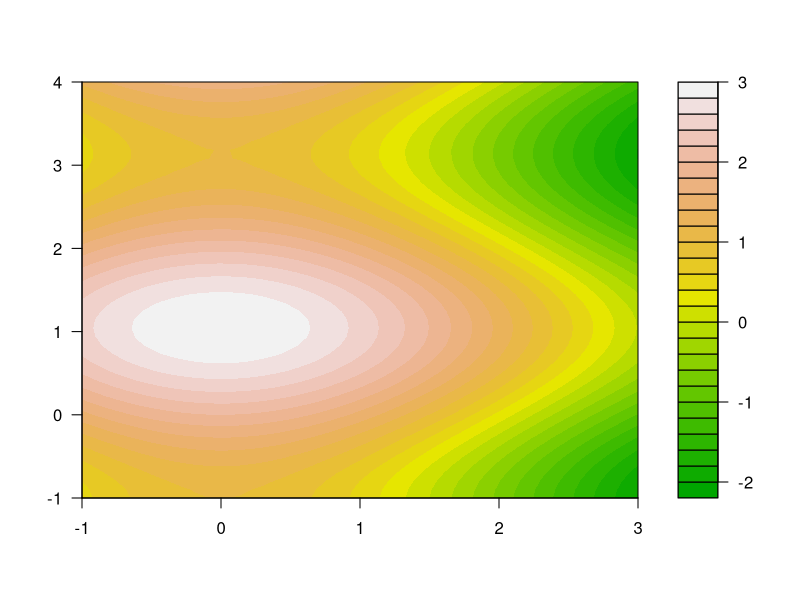
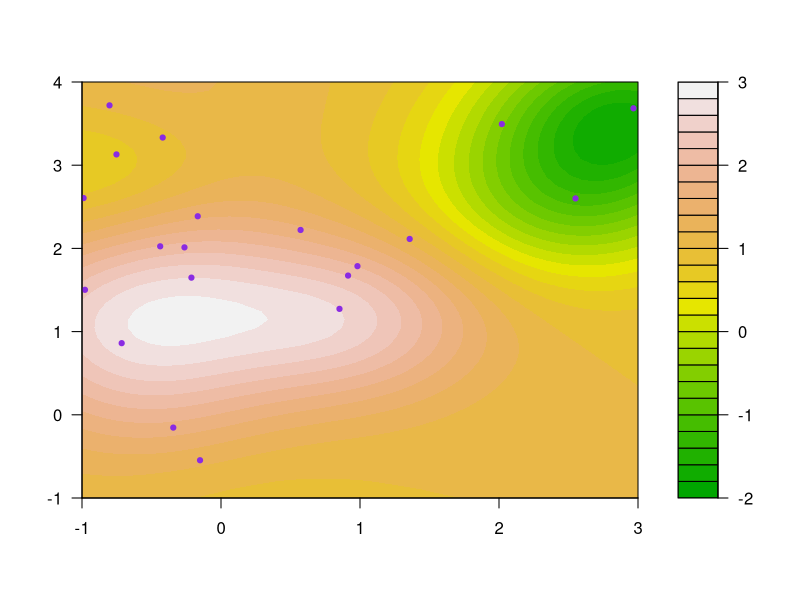
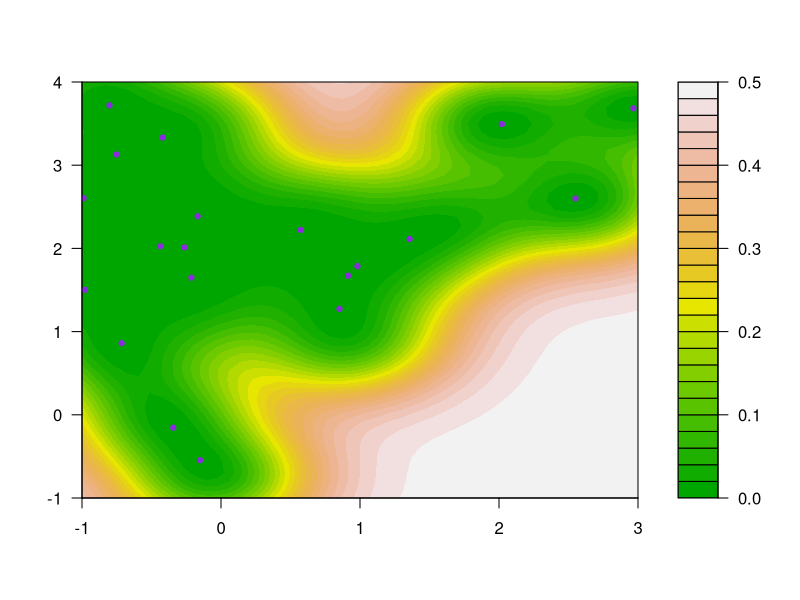

These charts were generated, in order, by the following R code:
#2D emulator model, here the point used in the Figures can not be used, since they were randomly simulated
#Instead this code is a 20 point emulator, selecting the points from a uniform distribution on x and y
#However to locate the points via a maximin criteria is not very challenging, and the respective code 
#can be found in the report

x <- seq(-1,3, length = 50)
y <- seq(-1,4, length = 50)
dens <- matrix(0,50,50)

for (i in 1:50){
  for (j in 1:50){
    dens[i,j] <- 2*cos(-0.7*x[i]) + sin(1.5*y[j]) 
  }
}

xpoints <- c(runif(20,-1,3))
ypoints <- c(runif(20,-1,4))

z <- c(rep(0,20))
for(i in 1:20){
  z[i] = 2*cos(-0.7*xpoints[i]) + sin(1.5*ypoints[i])
}

#True function contour
require(grDevices) # for colours, only required once
filled.contour(x,y, z = dens, color = terrain.colors, asp = NA, xlim = c(-1,3), ylim = c(-1,4), plot.axes={ axis(1, seq(-1,3, by = 1)) ;
  axis(2, seq(-1,4, by = 1))})

beta0 <- 1
sigmau <- 0.7
theta <- 1

expz <- rep(beta0,20)

#Need to find the differences between each of the points in 2D, 
#not so trivial as in 1D
m <- cbind(xpoints, ypoints)
distmatrix <- as.matrix(dist(m))

varDmatrix <- matrix(nrow = 20, ncol = 20)
for(i in 1:20){
  for(j in 1:20){
    varDmatrix[i,j] = sigmau^2 * exp(- (distmatrix[i,j])^2 / (theta)^2)
  }
}

covvect <- function(est){
  covvec <- rep(0,20)
  for(j in 1:20){
    covvec[j] = sigmau^2 * exp(-(as.matrix(dist(matrix(c(est, m[j,]), nrow = 2, ncol =2, byrow = TRUE)))[1,2])^2 /(theta)^2)
  }
  return(covvec)
}

var.z.est <- rep(0,2500)
exp.z.est <- rep(0,2500)

for(i in 1:50){
  for(j in 1:50){
    vals = 50 * (i-1) + j
    exp.z.est[vals] = beta0 + covvect(c(x[i],y[j])) %*% solve(varDmatrix) %*% (z - expz)
    var.z.est[vals] = sigmau^2 - covvect(c(x[i],y[j])) %*% solve(varDmatrix) %*% covvect(c(x[i],y[j]))
  }
}

exp.matrix <- matrix(c(exp.z.est), nrow = 50, ncol = 50, byrow = TRUE)
var.matrix <- matrix(c((var.z.est)), nrow = 50, ncol = 50, byrow = TRUE)

#pdf("2Demulatorexp.pdf", height = 6, width = 7)
filled.contour(x,y, z = exp.matrix, color = terrain.colors, asp = NA, xlim = c(-1,3), ylim = c(-1,4), plot.axes={ axis(1, seq(-1,3, by = 1)) ;
  axis(2, seq(-1,4, by = 1));
  points(c(xpoints), c(ypoints), col = "blueviolet", bg = "blueviolet", pch = 21, cex = 0.7)})
#dev.off()

#pdf("2Demulatorvar.pdf", height = 6, width = 7)
filled.contour(x,y, z = var.matrix, color = terrain.colors, asp = NA, xlim = c(-1,3), ylim = c(-1,4), plot.axes={ axis(1, seq(-1,3, by = 1)) ;
  axis(2, seq(-1,4, by = 1));
  points(c(xpoints), c(ypoints), col = "blueviolet", bg = "blueviolet", pch = 21, cex = 0.7)})
#dev.off()